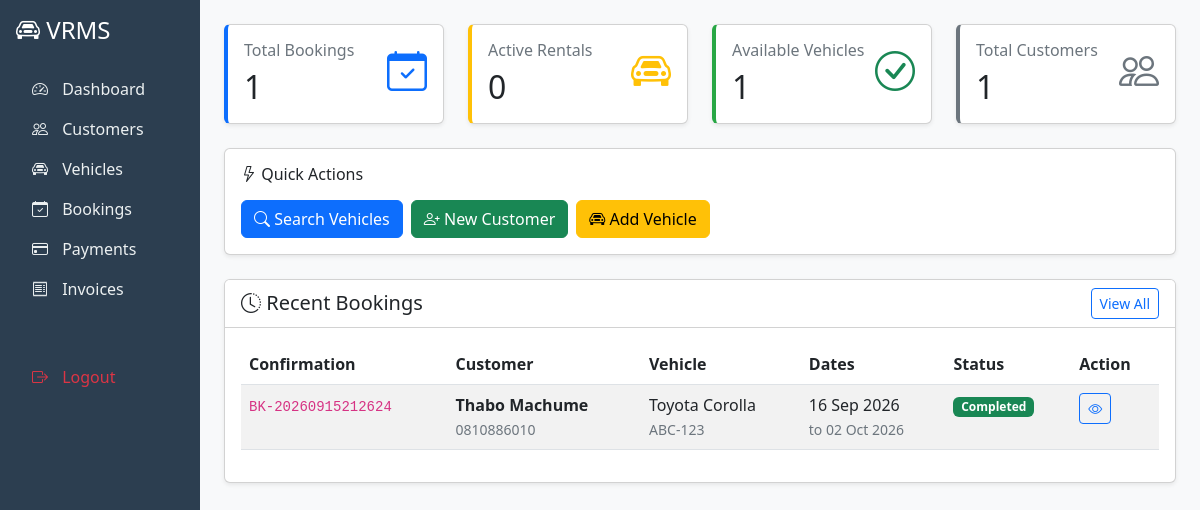
/dashboard, run on the app's committed database.
### app/models/booking.py (models this page shows, shortened)
class Booking(db.Model):
    __tablename__ = 'bookings'
    booking_id = db.Column(db.Integer, primary_key=True)
    customer_id = db.Column(db.Integer, db.ForeignKey('customers.customer_id'), nullable=False)
    vehicle_id = db.Column(db.Integer, db.ForeignKey('vehicles.vehicle_id'), nullable=False)
    start_date = db.Column(db.Date, nullable=False)
    end_date = db.Column(db.Date, nullable=False)
    rental_days = db.Column(db.Integer, nullable=False)
    confirmation_no = db.Column(db.String(20), unique=True, nullable=False)
    status = db.Column(db.String(20), default='Reserved')  # Reserved, Cancelled, Confirmed, Active, Completed
    created_at = db.Column(db.DateTime, default=datetime.utcnow)
    customer = db.relationship('Customer', backref='bookings')
    vehicle = db.relationship('Vehicle', backref='bookings')

### app/models/customer.py (models this page shows, shortened)
class Customer(db.Model):
    __tablename__ = 'customers'
    customer_id = db.Column(db.Integer, primary_key=True)
    full_name = db.Column(db.String(100), nullable=False)
    id_number = db.Column(db.String(20), unique=True, nullable=False)
    drivers_license = db.Column(db.String(20), nullable=False)
    phone = db.Column(db.String(15), nullable=False)
    email = db.Column(db.String(100), unique=True, nullable=False)
    address = db.Column(db.String(255))
    created_at = db.Column(db.DateTime, default=datetime.utcnow)

### app/models/vehicle.py (models this page shows, shortened)
class Vehicle(db.Model):
    __tablename__ = 'vehicles'
    vehicle_id = db.Column(db.Integer, primary_key=True)
    make = db.Column(db.String(50), nullable=False)
    model = db.Column(db.String(50), nullable=False)
    year = db.Column(db.Integer, nullable=False)
    license_plate = db.Column(db.String(20), unique=True, nullable=False)
    fuel_type = db.Column(db.String(20), nullable=False)  # Petrol, Diesel, Hybrid
    seating_capacity = db.Column(db.Integer, nullable=False)
    daily_rate = db.Column(db.Float, nullable=False)
    color = db.Column(db.String(30))
    current_mileage = db.Column(db.Integer, default=0)
    status = db.Column(db.String(20), default='Available')  # Available, Booked, Rented, Maintenance

### app/routes/bookings.py (the view)
@bookings.route('/dashboard')
def dashboard():
    total_bookings = Booking.query.count()
    active_rentals = Booking.query.filter_by(status='Active').count()
    available_vehicles = Vehicle.query.filter_by(status='Available').count()
    total_customers = Customer.query.count()
    recent_bookings = Booking.query.order_by(Booking.booking_id.desc()).limit(5).all()
    return render_template('bookings/dashboard.html',
                           total_bookings=total_bookings,
                           active_rentals=active_rentals,
                           available_vehicles=available_vehicles,
                           total_customers=total_customers,
                           recent_bookings=recent_bookings)

### app/templates/bookings/dashboard.html (shortened to what this page needs)
{% extends "base.html" %}
{% block content %}
<div class="row mb-4">
    <div class="col-md-3">
        <div class="card card-stats shadow-sm">
            <div class="card-body">
                <div class="d-flex justify-content-between">
                    <div>
                        <h6 class="text-muted">Total Bookings</h6>
                        <h2 class="mb-0">{{ total_bookings }}</h2>
                    </div>
                    <div class="text-primary fs-1">
                        <i class="bi bi-calendar-check"></i>
                    </div>
                </div>
            </div>
        </div>
    </div>
    <div class="col-md-3">
        <div class="card card-stats shadow-sm" style="border-left-color: #ffc107;">
            <div class="card-body">
                <div class="d-flex justify-content-between">
                    <div>
                        <h6 class="text-muted">Active Rentals</h6>
                        <h2 class="mb-0">{{ active_rentals }}</h2>
                    </div>
                    <div class="text-warning fs-1">
                        <i class="bi bi-car-front"></i>
                    </div>
                </div>
            </div>
        </div>
    </div>
    <div class="col-md-3">
        <div class="card card-stats shadow-sm" style="border-left-color: #28a745;">
            <div class="card-body">
                <div class="d-flex justify-content-between">
                    <div>
                        <h6 class="text-muted">Available Vehicles</h6>
                        <h2 class="mb-0">{{ available_vehicles }}</h2>
                    </div>
                    <div class="text-success fs-1">
                        <i class="bi bi-check-circle"></i>
                    </div>
                </div>
            </div>
        </div>
    </div>
    <div class="col-md-3">
        <div class="card card-stats shadow-sm" style="border-left-color: #6c757d;">
            <div class="card-body">
                <div class="d-flex justify-content-between">
                    <div>
                        <h6 class="text-muted">Total Customers</h6>
                        <h2 class="mb-0">{{ total_customers }}</h2>
                    </div>
                    <div class="text-secondary fs-1">
                        <i class="bi bi-people"></i>
                    </div>
                </div>
            </div>
        </div>
    </div>
</div>
<div class="row mb-4">
    <div class="col-md-12">
        <div class="card shadow-sm">
            <div class="card-body">
                <h6 class="mb-3"><i class="bi bi-lightning"></i> Quick Actions</h6>
                <div class="d-flex gap-2 flex-wrap">
                    <a href="{{ url_for('bookings.search_vehicles') }}" class="btn btn-primary">
                        <i class="bi bi-search"></i> Search Vehicles
                    </a>
                    <a href="{{ url_for('bookings.add_customer') }}" class="btn btn-success">
                        <i class="bi bi-person-plus"></i> New Customer
                    </a>
                    <a href="{{ url_for('bookings.add_vehicle') }}" class="btn btn-warning">
                        <i class="bi bi-car-front"></i> Add Vehicle
                    </a>
                </div>
            </div>
        </div>
    </div>
</div>
<div class="card shadow-sm">
    <div class="card-header bg-white d-flex justify-content-between align-items-center">
        <h5 class="mb-0"><i class="bi bi-clock-history"></i> Recent Bookings</h5>
        <a href="{{ url_for('bookings.all_bookings') }}" class="btn btn-sm btn-outline-primary">View All</a>
    </div>
    <div class="card-body">
        {% if recent_bookings %}
        <div class="table-responsive">
            <table class="table table-hover table-striped">
                <thead>
                    <tr>
                        <th>Confirmation</th>
                        <th>Customer</th>
                        <th>Vehicle</th>
                        <th>Dates</th>
                        <th>Status</th>
                        <th>Action</th>
                    </tr>
                </thead>
                <tbody>
                    {% for booking in recent_bookings %}
                    <tr>
                        <td><code>{{ booking.confirmation_no }}</code></td>
                        <td>
                            <strong>{{ booking.customer.full_name }}</strong><br>
                            <small class="text-muted">{{ booking.customer.phone }}</small>
                        </td>
                        <td>
                            {{ booking.vehicle.make }} {{ booking.vehicle.model }}<br>
                            <small class="text-muted">{{ booking.vehicle.license_plate }}</small>
                        </td>
                        <td>
                            {{ booking.start_date.strftime('%d %b %Y') }}<br>
                            <small class="text-muted">to {{ booking.end_date.strftime('%d %b %Y') }}</small>
                        </td>
                        <td>
                            {% set status_colors = {
                                'Reserved': 'warning',
                                'Confirmed': 'info',
                                'Active': 'primary',
                                'Completed': 'success',
                                'Cancelled': 'danger'
                            } %}
                            <span class="badge bg-{{ status_colors.get(booking.status, 'secondary') }}">
                                {{ booking.status }}
                            </span>
                        </td>
                        <td>
                            <a href="{{ url_for('bookings.view_booking', booking_id=booking.booking_id) }}"
                               class="btn btn-sm btn-outline-primary">
                                <i class="bi bi-eye"></i>
                            </a>
                        </td>
                    </tr>
                    {% endfor %}
                </tbody>
            </table>
        </div>
        {% endif %}
    </div>
</div>
{% endblock %}

### app/templates/base.html (style rules this page uses)
.card-stats { border-left: 4px solid #0d6efd; transition: transform 0.2s; }

### data on the page
Booking: confirmation_no "BK-20260915212624", customer.full_name "Thabo Machume", customer.phone "0810886010", vehicle.make "Toyota", vehicle.model "Corolla", vehicle.license_plate "ABC-123", start_date "16 Sep 2026", end_date "02 Oct 2026", status "Completed"

### other printed values
{{ total_bookings }} "1"
{{ active_rentals }} "0"
{{ available_vehicles }} "1"
{{ total_customers }} "1"
